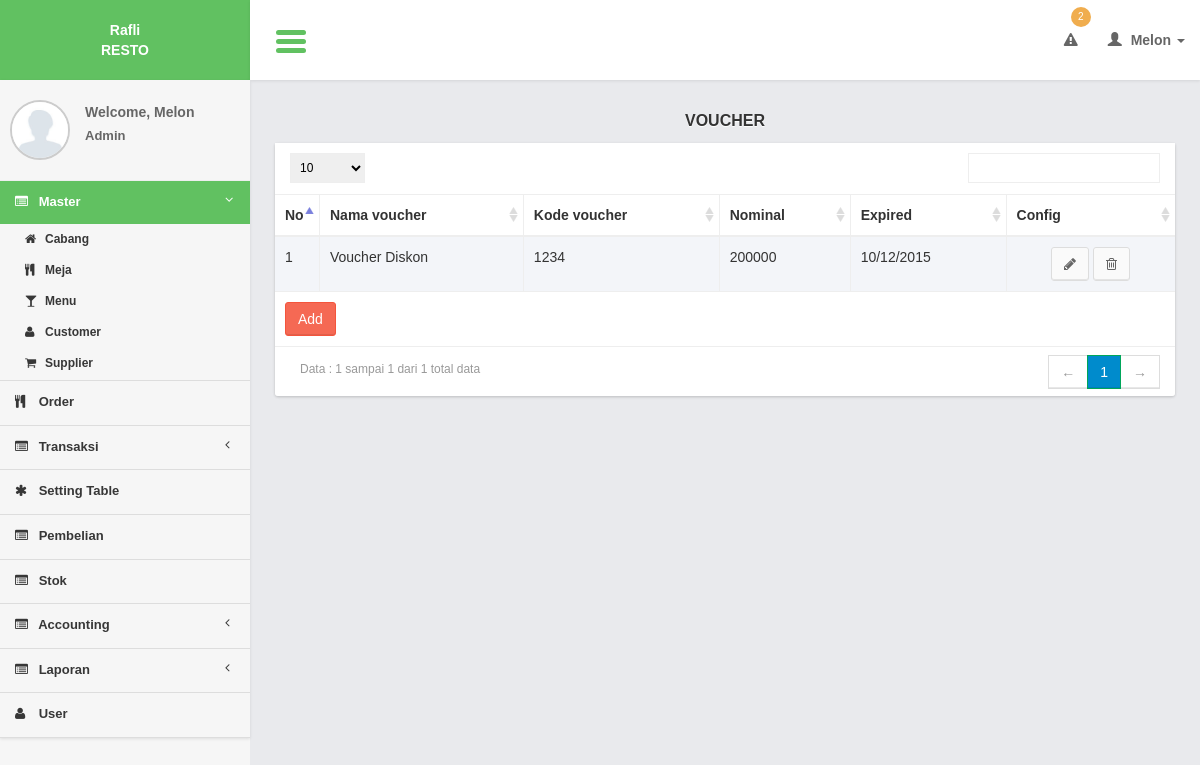
The page /controllers/voucher.php?page=list (signed in) on the database its author committed.
### tables this page shows
CREATE TABLE `vouchers` (
  `voucher_id` int(11) NOT NULL,
  `voucher_code` varchar(100) NOT NULL,
  `voucher_type_id` int(11) NOT NULL,
  `voucher_value` int(11) NOT NULL,
  `voucher_date` date NOT NULL,
  `voucher_active_status` int(11) NOT NULL
);

CREATE TABLE `voucher_types` (
  `voucher_type_id` int(11) NOT NULL,
  `voucher_type_name` varchar(100) NOT NULL
);

### models/voucher_model.php (called while the page is built, shortened)
<?php
function select(){
	$query = mysql_query("select a.*, b.voucher_type_name
							from vouchers a
							join voucher_types b on b.voucher_type_id = a.voucher_type_id
							where voucher_id <> 1
							order by voucher_id");
	return $query;
}
?>

### lib/function.php (called while the page is built, shortened)
<?php
function get_header($title = ""){
	include '../views/layout/header.php';
}
function get_footer($query_find = 0){
	include '../views/layout/footer.php';
}
function format_date($date){
	if($date == "0000-00-00"){
		return "-";
	}else{
		$date = explode("-", $date);
		$new_date = $date[2]."/".$date[1]."/".$date[0];
		return $new_date;
	}
}
	?>

### views/voucher/list.php (the view, shortened to what this page needs)
     <section class="content">
         <div class="row">
             <div class="col-xs-12">
                  <div class="title_page"> <?= $title ?></div>
                 <div class="box">
                     <div class="box-body2 table-responsive">
                         <table id="example1" class="table table-bordered table-striped">
                             <thead>
                                 <tr>
                                 <th width="5%">No</th>
                                     <th>Nama voucher</th>
                                     <th>Kode voucher</th>
                                     <th>Nominal</th>
                                     <th>Expired</th>
                                        <th>Config</th>
                                 </tr>
                             </thead>
                             <tbody>
                                 <?php
                                $no = 1;
  while($row = mysql_fetch_array($query)){
                                 ?>
                                 <tr>
                                 <td><?= $no?></td>
                                    <td><?= $row['voucher_type_name']?></td>
                                    <td><?= $row['voucher_code']?></td>
                                    <td><?= $row['voucher_value']?></td>
                                    <td><?= format_date($row['voucher_date']) ?></td>
                                    <td style="text-align:center;">
                                         <a href="voucher.php?page=form&id=<?= $row['voucher_id']?>" class="btn btn-default" ><i class="fa fa-pencil"></i></a>
                                         <a href="javascript:void(0)" onclick="confirm_delete(<?= $row['voucher_id']; ?>,'voucher.php?page=delete&id=')" class="btn btn-default" ><i class="fa fa-trash-o"></i></a>
                                     </td>
                                 </tr>
                                 <?php
$no++;
                                 }
                                 ?>
                             </tbody>
                               <tfoot>
                                 <tr>
                                     <td colspan="6"><a href="<?= $add_button ?>" class="btn btn-danger " >Add</a></td>
                                 </tr>
                             </tfoot>
                         </table>
                     </div>
                 </div>
             </div>
         </div>
     </section>

### css/AdminLTE.css (style rules this page uses)
html { font-family: 'Source Sans Pro', sans-serif; -webkit-font-smoothing: antialiased; min-height: 100%; background: #E9EAED; }
body { font-family: 'Source Sans Pro', sans-serif; -webkit-font-smoothing: antialiased; min-height: 100%; }
a { color: #3c8dbc; }
.content { padding: 30px 10px; }
.table-striped > tbody > tr:nth-child(odd), .table-striped > tbody > tr:nth-child(odd) { background:#F3F5F9; }
.box { position: relative; margin-bottom: 20px; -webkit-border-radius: 3px; -moz-border-radius: 3px; border-radius: 3px !important; width: 100%; background:#fff; box-shadow: 0 1px 3px rgba(0, 0, 0, 0.1); }
.box .box-body2 { background:#fff; -webkit-border-top-left-radius: 0; -webkit-border-top-right-radius: 0; -webkit-border-bottom-right-radius: 3px; -webkit-border-bottom-left-radius: 3px; -moz-border-radius-topleft: 0; -moz-border-radius-topright: 0; -moz-border-radius-bottomright: 3px; -moz-border-radius-bottomleft: 3px; border-top-left-radius: 0; border-top-right-radius: 0; border-bottom-right-radius: 3px; border-bottom-left-radius: 3px; box-shadow: 0 1px 3px rgba(0, 0, 0, 0.1); }
.btn { font-weight: 500; -webkit-border-radius: 3px; -moz-border-radius: 3px; border-radius: 3px; border: 1px solid transparent; -webkit-box-shadow: inset 0px -2px 0px 0px rgba(0, 0, 0, 0.09); -moz-box-shadow: inset 0px -2px 0px 0px rgba(0, 0, 0, 0.09); box-shadow: inset 0px -1px 0px 0px rgba(0, 0, 0, 0.09); }
.btn.btn-default { background-color: #fafafa; color: #666; border-color: #ddd; border-bottom-color: #ddd; }
.btn.btn-danger { background-color: #f56954; border-color: #f4543c; }
.title_page { font-size:medium; text-align:center; font-weight:bold; margin-bottom:10px; text-shadow: 0 1px 1px #ffffff; text-transform:uppercase; }

### css/tooltip/tooltip-classic.css (style rules this page uses)
html, body { margin:0; height:100%; }

### rows shown on the page
vouchers: voucher_type.voucher_type_name "Voucher Diskon", voucher_code "1234", voucher_value "200000", voucher_date "10/12/2015"

### other values the page prints
count_stock_limit() "2"
$user_data[0] "Melon"
$user_data[1] "Admin"
$title "VOUCHER"
